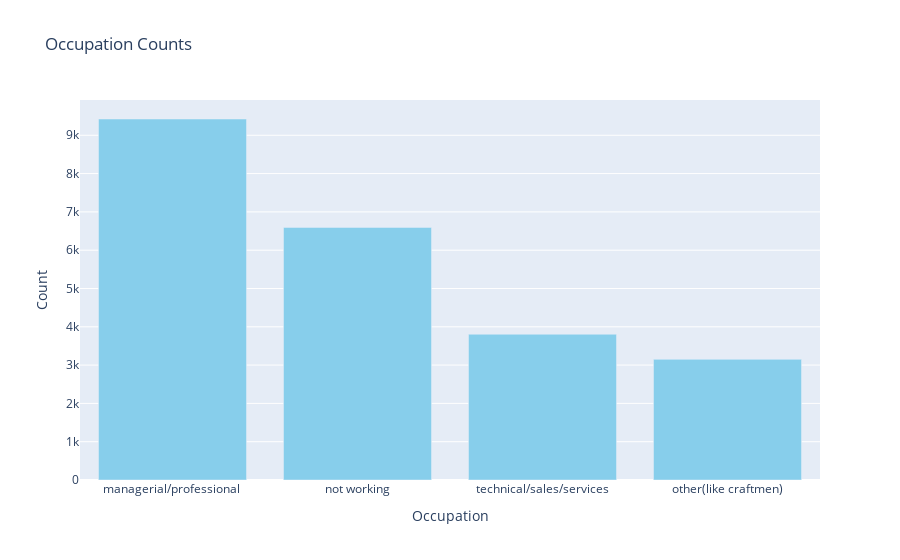

This figure's notebook cell:
### Code cell
fig = go.Figure()

fig.add_trace(go.Bar(x=occupation_counts.index, y=occupation_counts.values, 
                     marker=dict(color='skyblue')))
fig.update_layout(title='Occupation Counts',
                  xaxis_title='Occupation',
                  yaxis_title='Count')

### Figure 1 — Plotly figure (JSON) as saved in the notebook; plotly's stock layout.template omitted (floating-point values rounded to 4 significant figures)
{"data": [{"marker": {"color": "skyblue"}, "type": "bar", "x": ["managerial/professional ", "not working", "technical/sales/services", "other(like craftmen)"], "y": [9425, 6595, 3805, 3150]}], "layout": {"title": {"text": "Occupation Counts"}, "xaxis": {"title": {"text": "Occupation"}}, "yaxis": {"title": {"text": "Count"}}}}
